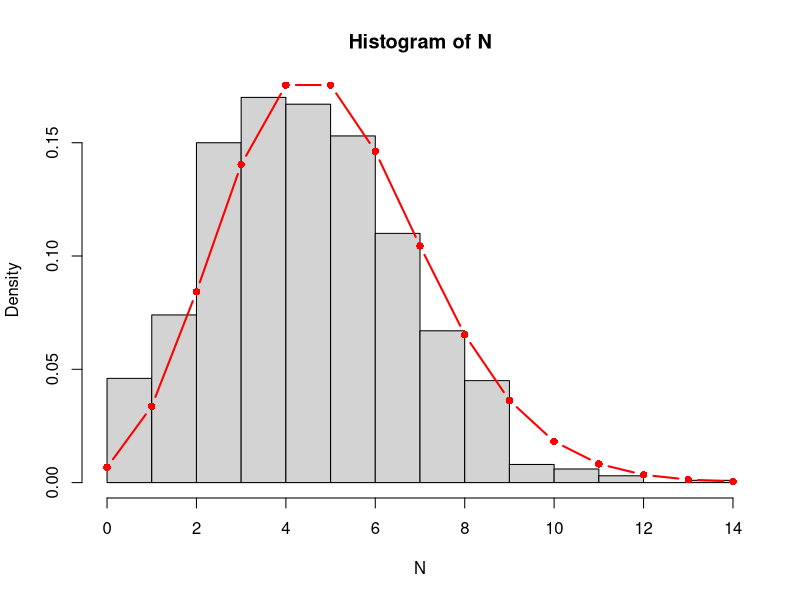

Recreate this plot in R.
lambda <- 5
n_amostras <- 1000

gerar_poisson <- function(lambda) {
  k <- 0
  S <- 0
  while (S <= 1) {
    X <- rexp(1, rate = lambda)
    S <- S + X
    k <- k + 1
  }
  return(k - 1)
}

N <- replicate(n_amostras, gerar_poisson(lambda))
hist(N, breaks = 15, probability = TRUE)
x_teorico <- 0:max(N)
y_teorico <- dpois(x_teorico, lambda = lambda)
points(x_teorico, y_teorico, type = "b", col = "red", lwd = 2, pch = 16)
